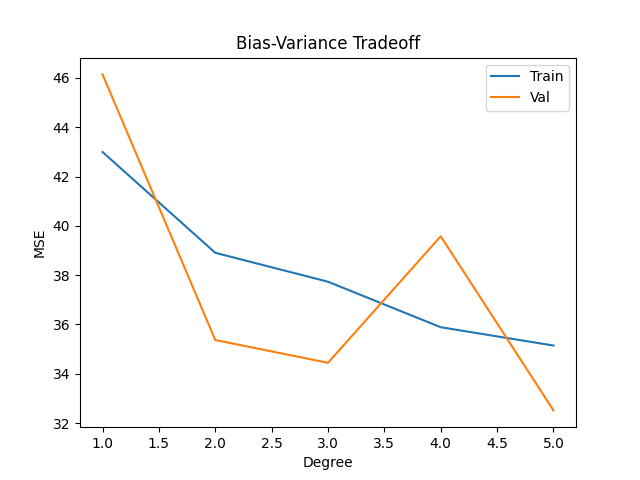

Write Python code to recreate this figure.
import pandas as pd
import numpy as np
import matplotlib.pyplot as plt
from sklearn.linear_model import LinearRegression
from sklearn.preprocessing import PolynomialFeatures
from sklearn.metrics import mean_squared_error
from sklearn.model_selection import train_test_split
from sklearn.pipeline import make_pipeline

def run_experiment():
    df = pd.read_csv('boston_housing.csv')
    X = df[['rm']] # Use 'rm' (rooms) as feature
    y = df['medv']
    X_train, X_val, y_train, y_val = train_test_split(X, y, test_size=0.2, random_state=42)

    train_err, val_err = [], []
    for d in range(1, 6):
        model = make_pipeline(PolynomialFeatures(d), LinearRegression()).fit(X_train, y_train)
        train_err.append(mean_squared_error(y_train, model.predict(X_train)))
        val_err.append(mean_squared_error(y_val, model.predict(X_val)))

    plt.plot(range(1, 6), train_err, label='Train')
    plt.plot(range(1, 6), val_err, label='Val')
    plt.xlabel('Degree')
    plt.ylabel('MSE')
    plt.legend()
    plt.title('Bias-Variance Tradeoff')
    plt.savefig('e18.png')
    print("Plot saved as e18.png")

if __name__ == "__main__":
    run_experiment()
